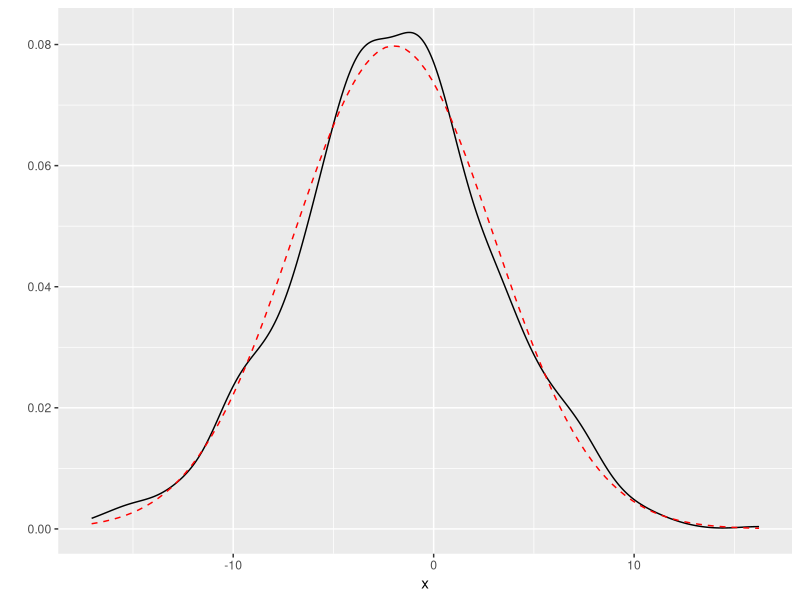
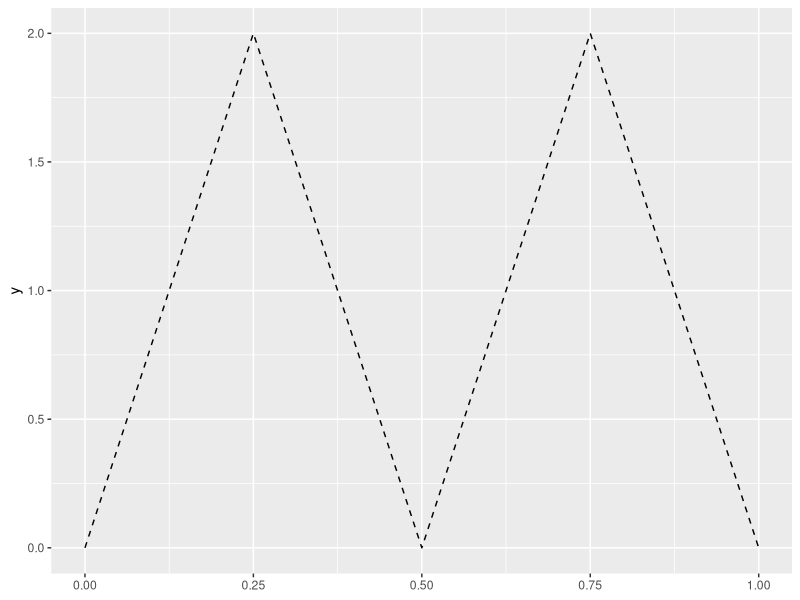
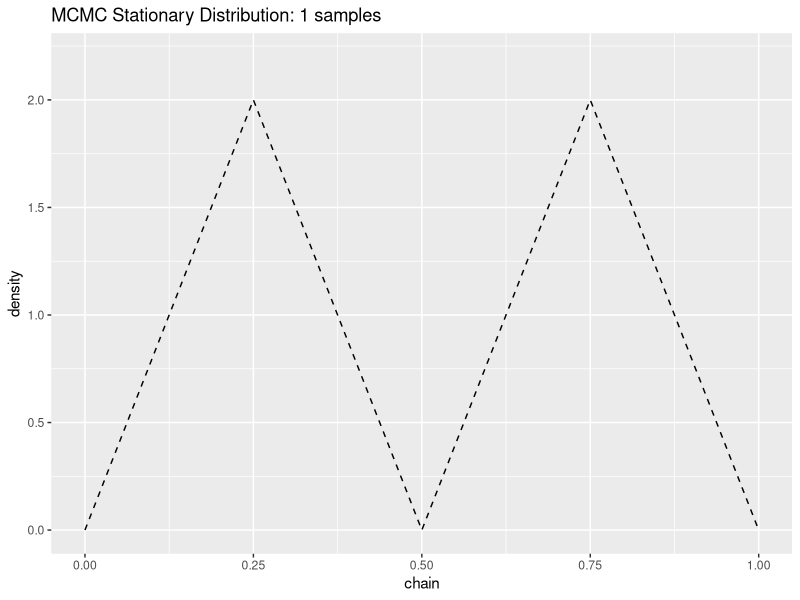
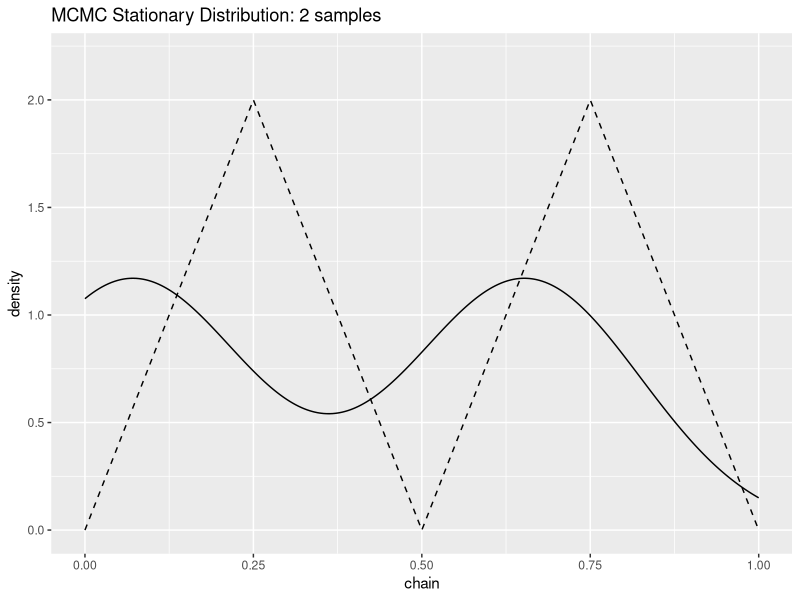
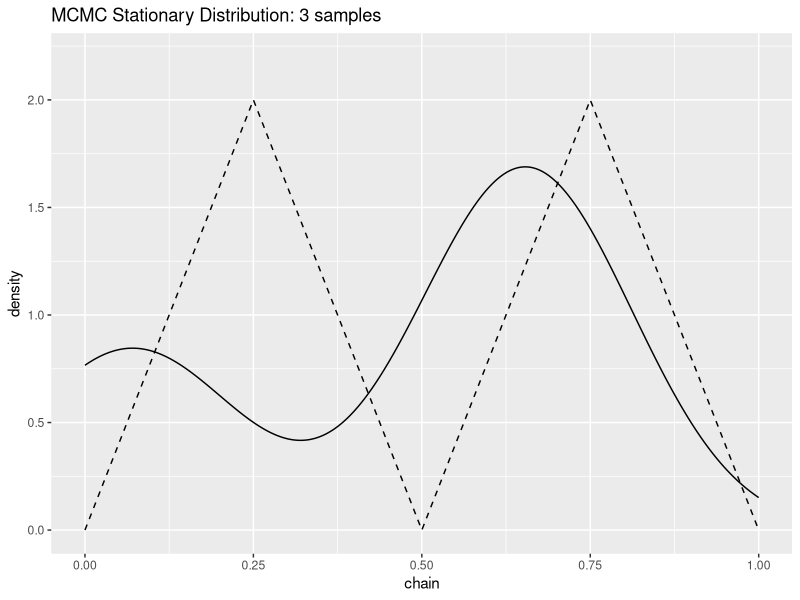
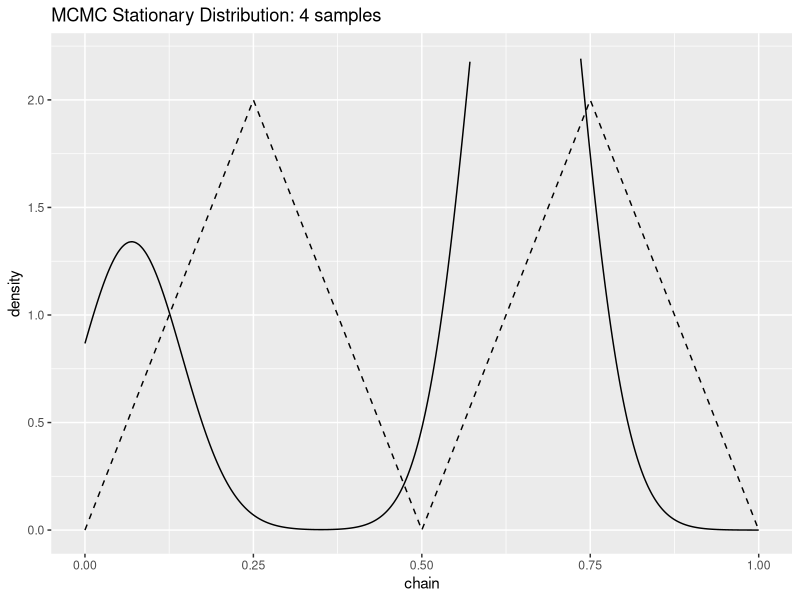
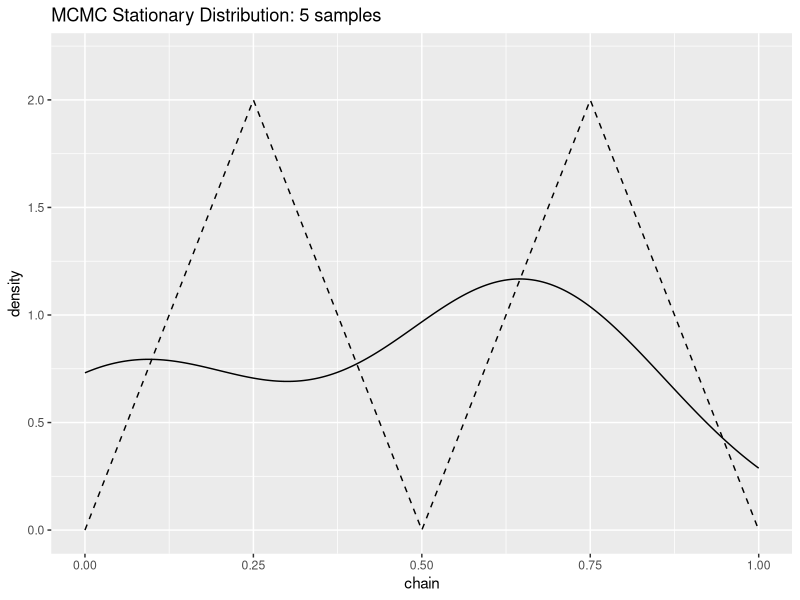
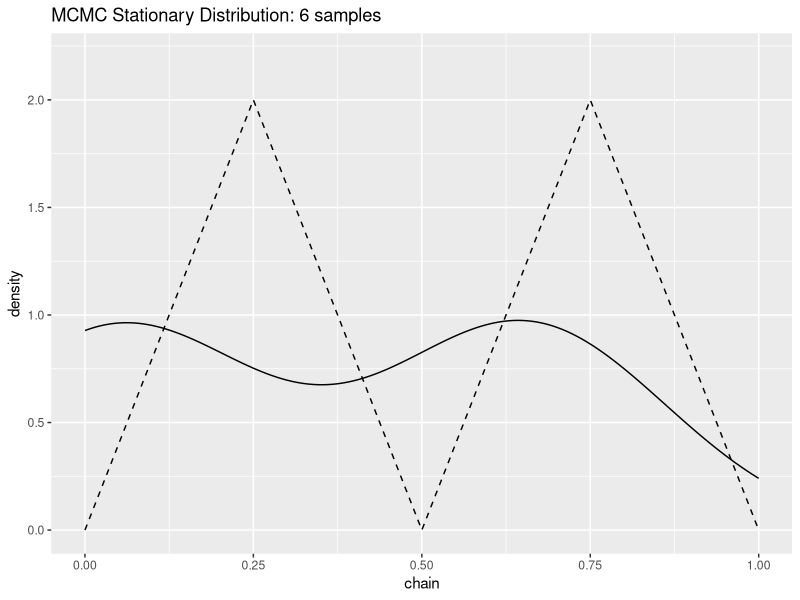

Generate these figures, in order, with R:
#!/usr/bin/env Rscript

###############################################################################
# -*- encoding: UTF-8 -*-                                                     #
# Description: An Introduction to doing simulations in R                      #
#                                                                             #
#                                                                             #
# Last Modified: 2023-06-19                                                   #
###############################################################################

library(tidyverse)

### Consistent v.s. Unbiased ##################################################

S.square.biased <- function ( samples ) {
  sum((samples-mean(samples))^2) / length(samples)
}

S.square.unbiased <- function ( samples ) {
  sum( ( samples - mean(samples) )^2 ) / ( length(samples) - 1 )
}

sample.size <- 1e5
samples <- 1:sample.size |> lapply( \ (x) rnorm(10) )
1 - sapply(samples, S.square.biased)   |> mean()
1 - sapply(samples, S.square.unbiased) |> mean()

samples <- rnorm(sample.size)
S.square.biased(samples)
S.square.unbiased(samples)

### Maximum Likelihood Estimation #############################################

true.para       <- list()
true.para$mu    <- -2
true.para$sigma <- 5
sample.size     <- 1e3
samples         <- rnorm(sample.size,
                         mean = true.para$mu,
                         sd   = true.para$sigma)

data.frame(x=samples) |>
  ggplot()+
  aes(x=x)+
  geom_density()+
  geom_function(color    = "red",
                linetype = "dashed",
                fun      = \ (x) dnorm(x,
                                       mean = true.para$mu,
                                       sd   = true.para$sigma))+
  labs(y="")

log.likelihood <- function ( para, data=samples ) {
  dnorm(data,
        mean = para$mu,
        sd   = para$sigma) |> log() |> sum()
}

vec2list <- function ( vec ) list(mu=vec[1],sigma=vec[2])
list2vec <- function ( lis ) unlist(lis)

optim(par     = c(0,1),
      fn      = \ ( vec ) -log.likelihood(vec2list(vec)),
      method  = "L-BFGS-B",
      hessian = TRUE,
      control = list(trace=TRUE)) -> output

### MCMC ######################################################################

dtriangle2 <- ( function ( x ) {
  if ( x < 0.00 ) return( 0 )
  if ( x < 0.25 ) return( 8 * x )
  if ( x < 0.50 ) return( 4 - 8 * x )
  if ( x < 0.75 ) return( -4 + 8 * x )
  if ( x < 1.00 ) return( 8 - 8 * x )
  return(0)
} ) |> Vectorize(vectorize.args="x")

mcmc <- function ( trials, target.den ) {
  output <- rep(0, trials)
  x      <- runif(1)
  for ( trial in 1:trials ) {
    y <- runif(1)
    if ( runif(1) < target.den(y) / target.den(x) ) { x <- y }
    output[trial] <- x
  }
  output
}

# compare the MCMC stationary distribution to the theoretical density.
plot.density <- function ( chain, target.den=dtriangle ) {
  plot <- as.data.frame(chain) |> ggplot() +
    aes(x=chain) +
    geom_density() +
    geom_function(fun=target.den,linetype="dashed") +
    xlim(0,1) +
    ylim(0,2.2) +
    ylab("density") +
    labs(title=paste0("MCMC Stationary Distribution: ",length(chain)," samples"))
  return( plot )
}

ggplot() + geom_function(fun=dtriangle2, linetype="dashed")

output.seq <- c(seq(1e0,1e1,1e0),
                seq(1e1,1e2,1e1),
                seq(1e2,1e3,1e3),
                seq(1e3,1e4,1e3),
                1e4)

data <- mcmc(1e4, target.den=dtriangle2)

for ( progress in output.seq ) {
  plot <- plot.density(head(data,n=progress), target.den=dtriangle2)
  ggsave(paste0("mcmc_density/mcmc_density-",progress,".pdf"),
         plot=plot, width=20, height=10, unit="cm")
}
